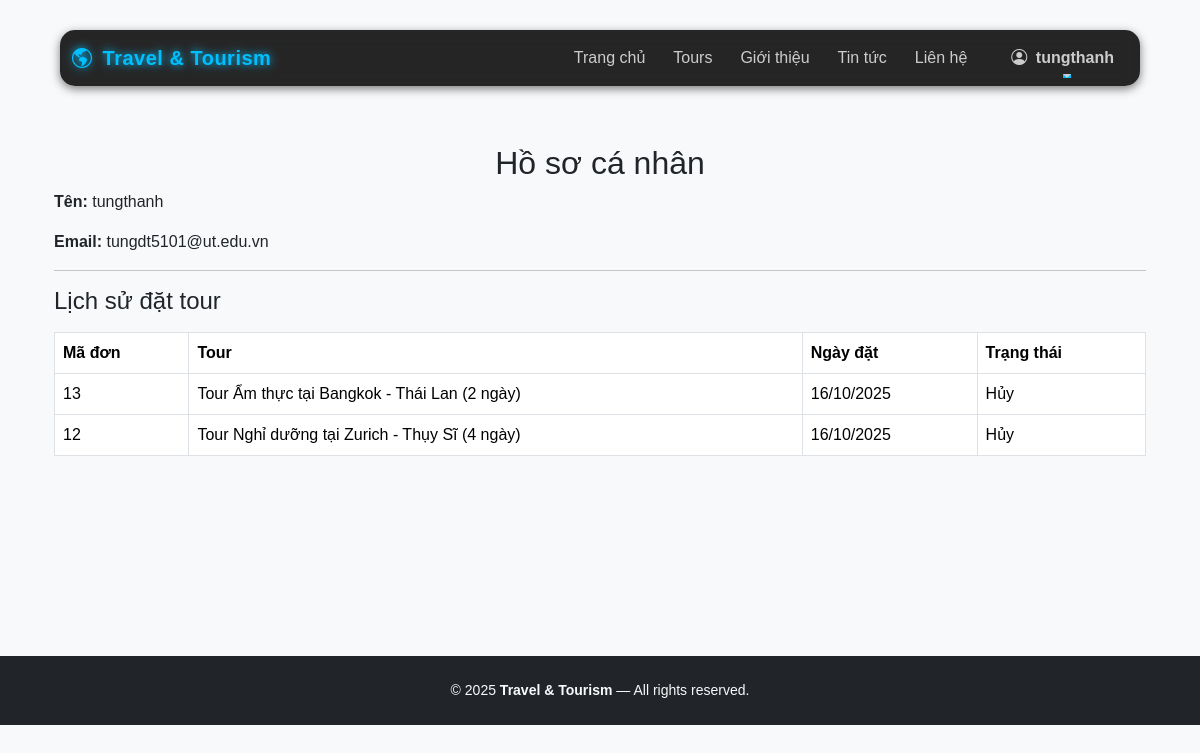
Before: /profile/ (signed in) with the older database file.
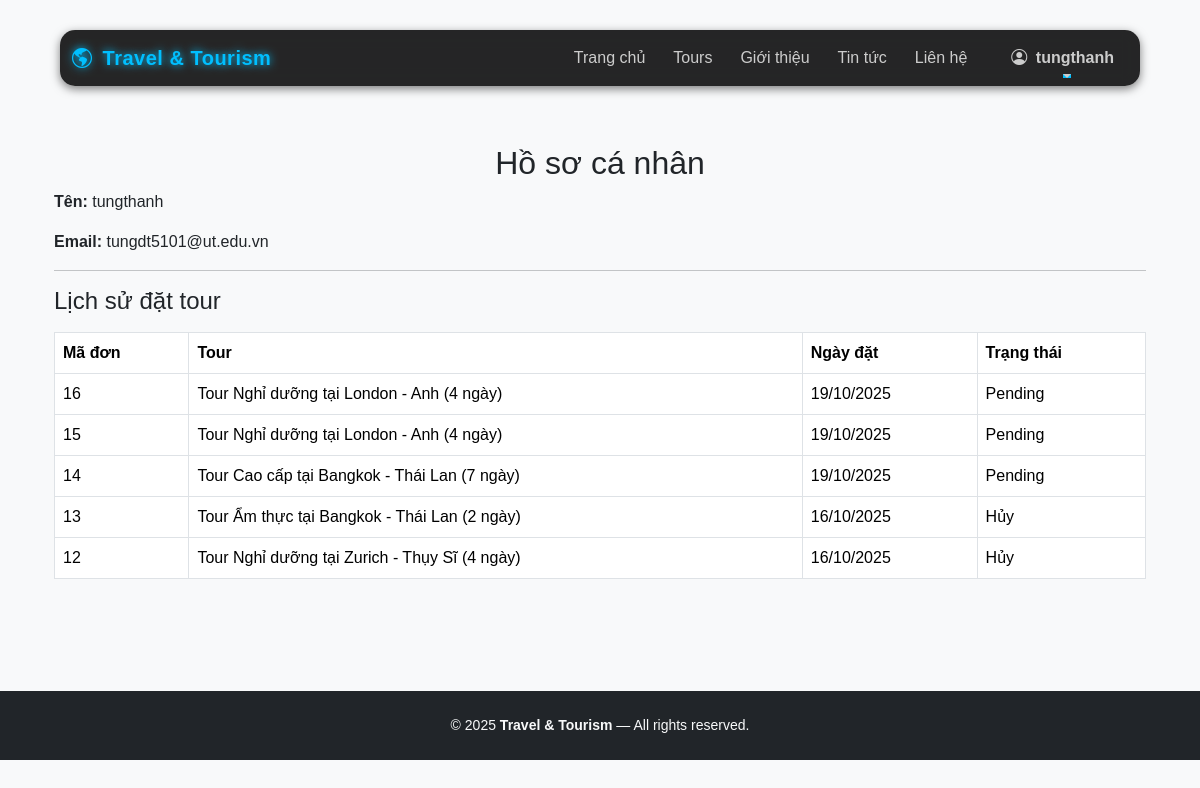
After: the same page with the newer database file.
### home/models.py (models this page shows, shortened)
class Booking(models.Model):
    tour = models.ForeignKey('Tour', on_delete=models.CASCADE, related_name='bookings')
    user = models.ForeignKey(User, on_delete=models.SET_NULL, null=True, blank=True)
    full_name = models.CharField(max_length=200)
    email = models.EmailField()
    phone = models.CharField(max_length=30, blank=True)
    pax = models.PositiveSmallIntegerField(default=1)  # số lượng người
    booking_date = models.DateField(default=timezone.now)
    status = models.CharField(max_length=50, default='Pending')  # Pending, Confirmed, Cancelled
    created_at = models.DateTimeField(auto_now_add=True)

class Tour(models.Model):
    destination = models.ForeignKey(
        Destination,
        on_delete=models.CASCADE,
        related_name='tours',
        verbose_name="Điểm đến"
    )
    title = models.CharField(max_length=250, verbose_name="Tên tour")
    price = models.DecimalField(max_digits=12, decimal_places=0, null=True, blank=True, verbose_name="Giá (VNĐ)")
    duration = models.CharField(max_length=100, blank=True, verbose_name="Thời lượng")
    schedule = models.TextField(blank=True, verbose_name="Lịch trình")
    image = models.ImageField(upload_to='tours/', null=True, blank=True, verbose_name="Ảnh tour")
    featured = models.BooleanField(default=False, verbose_name="Tour nổi bật")
    created_at = models.DateTimeField(auto_now_add=True)
    class Meta:
        ordering = ['-created_at']
        verbose_name = "Tour du lịch"
        verbose_name_plural = "Danh sách tour"

### home/views.py (the view, shortened to what this page needs)
# urls.py: path('profile/', views.profile, name='profile'),
@login_required
@login_required
def profile(request):
    bookings = Booking.objects.filter(user=request.user).order_by('-created_at')
    total_bookings = bookings.count()
    cancelled_bookings = bookings.filter(status='Hủy').count()
    completed_bookings = bookings.filter(status='Duyệt').count()
    context = {
        'bookings': bookings,
        'total_bookings': total_bookings,
        'cancelled_bookings': cancelled_bookings,
        'completed_bookings': completed_bookings,
    }
    if request.user.is_staff:
        context['admin_bookings'] = Booking.objects.all().order_by('-created_at')
    return render(request, 'profile.html', context)

### home/home/templates/profile.html
{% extends "base.html" %}
{% block content %}
<div class="container mt-5">
  <h2 class="text-center">Hồ sơ cá nhân</h2>
  <p><strong>Tên:</strong> {{ request.user.username }}</p>
  <p><strong>Email:</strong> {{ request.user.email }}</p>
  <hr>
  <h4>Lịch sử đặt tour</h4>
  {% if bookings %}
    <table class="table table-bordered mt-3">
      <thead>
        <tr>
          <th>Mã đơn</th>
          <th>Tour</th>
          <th>Ngày đặt</th>
          <th>Trạng thái</th>
        </tr>
      </thead>
      <tbody>
        {% for b in bookings %}
        <tr>
          <td>{{ b.id }}</td>
          <td>{{ b.tour.title }}</td>
          <td>{{ b.created_at|date:"d/m/Y" }}</td>
          <td>{{ b.status }}</td>
        </tr>
        {% endfor %}
      </tbody>
    </table>
  {% else %}
    <p>Bạn chưa có đơn đặt tour nào.</p>
  {% endif %}
</div>
{% endblock %}

Changed rows visible on the page:
added Booking: id "16", tour "Tour Nghỉ dưỡng tại London - Anh (4 ngày)", created_at "19/10/2025", status "Pending"
added Booking: id "15", tour "Tour Nghỉ dưỡng tại London - Anh (4 ngày)", created_at "19/10/2025", status "Pending"
added Booking: id "14", tour "Tour Cao cấp tại Bangkok - Thái Lan (7 ngày)", created_at "19/10/2025", status "Pending"
